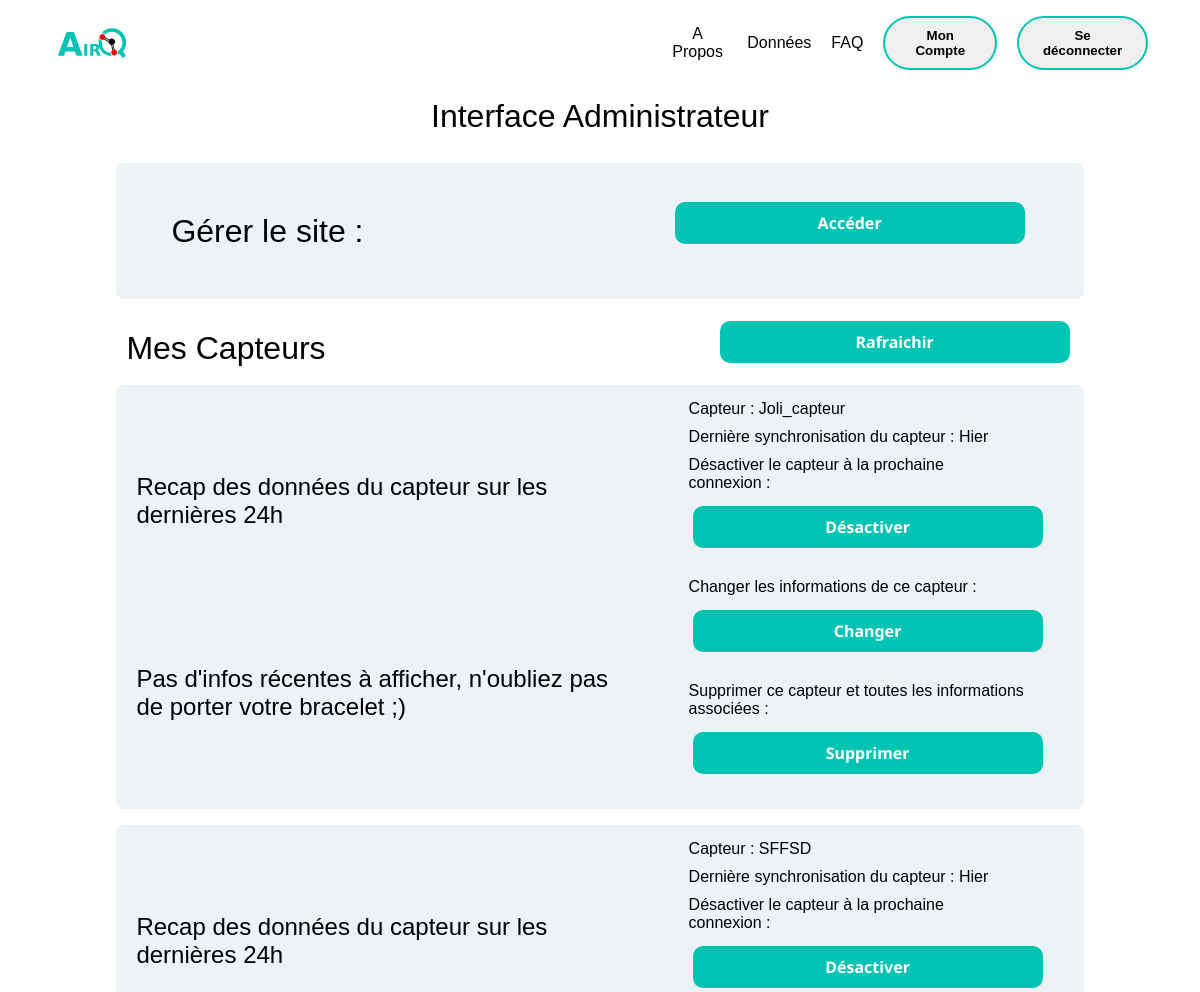
Before: /moncompte/ (signed in, upper part) with the older database file.
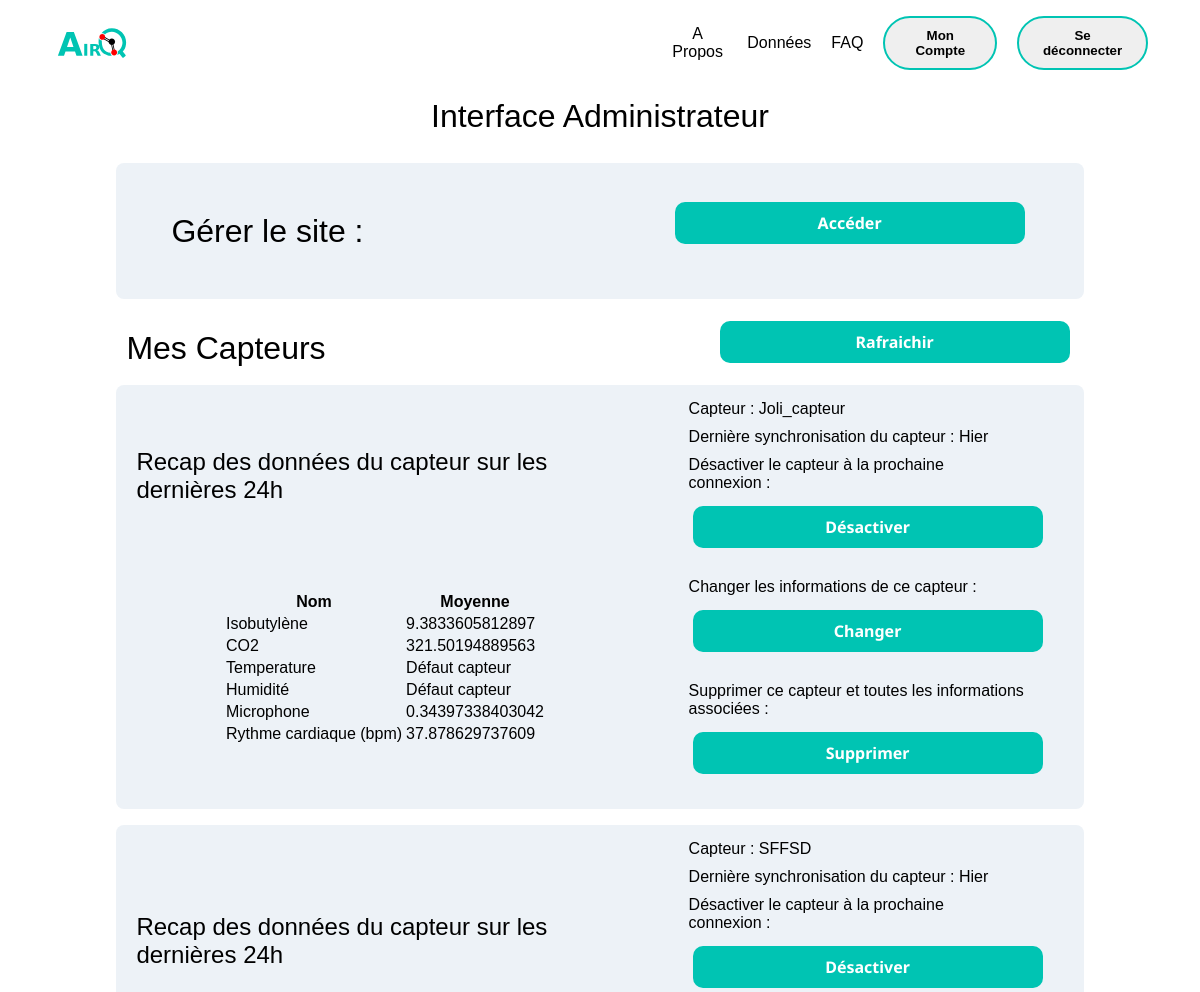
After: the same page with the newer database file.
### tables this page shows
CREATE TABLE `capteurs` (
  `id_sql` int(11) NOT NULL,
  `id` text NOT NULL,
  `status` int(11) NOT NULL,
  `owner` int(11) DEFAULT NULL,
  `name` text NOT NULL
);

### app/core/Controller.php (called while the page is built, shortened)
<?php
class Controller
{
    public function view($view, $data = [])
    {
        require_once '../app/views/' . $view . '.php';
    }
}

### app/core/App.php (called while the page is built, shortened)
<?php
class App
{
    protected $method = 'index';
    public function __construct()
    {
        $url = $this->parseUrl();
        if (isset($url[0]) && file_exists('../app/controllers/' .  $url[0] . '.php')) {
            $this->controller = $url[0];
            unset($url[0]);
        }
        $this->controller = new $this->controller;
        $this->params = $url ? array_values($url) : [];
        call_user_func_array([$this->controller, $this->method], $this->params);
    }
    public function parseURL()
    {
        if (isset($_GET['url'])) {
            return explode('/', filter_var(rtrim($_GET['url'], '/'), FILTER_SANITIZE_URL));
        }
    }
}

### public/index.php (called while the page is built, shortened)
<?php
$app = new App;

### app/models/Database.php (called while the page is built, shortened)
<?php
class Database
{
    protected $db;
    protected $results;
    public function connect()
    {
        $dbuser = getenv('DB_USERNAME');
        $dbpass =  getenv("DB_PASSWORD");
        $dbport = getenv('DB_PORT');
        $dbname =  getenv("DB_NAME");
        $dbhost =  getenv("DB_HOST");
        $this->db = new mysqli($dbhost . ":" . $dbport, $dbuser, $dbpass, $dbname) or die("Connect failed: %s\n" . $this->db->error);
    }
    public function select_fields($selected_fields, $table, $where_column, $where_value)
    {
        $stmt = mysqli_prepare($this->db, "SELECT " . implode(", ", $selected_fields) . " FROM $table WHERE $where_column=?");
        mysqli_stmt_bind_param($stmt, "s", $where_value);
        mysqli_stmt_execute($stmt);
        $result = $stmt->get_result();
        $rows = $result->fetch_all(MYSQLI_ASSOC);
        $this->results = $rows;
    }
    public function getLastDay($id)
    {
        $query = "SELECT * FROM `capteurs_raw` WHERE `time` > UNIX_TIMESTAMP() - 86400 AND `capteur_id` = ? ORDER BY `time` DESC;";
        $stmt = mysqli_prepare($this->db, $query);
        $stmt->bind_param("s", $id);
        $stmt->execute();
        $rarray = [];
        $result = $stmt->get_result();
        $rows = $result->fetch_all(MYSQLI_ASSOC);
        foreach ($rows as $row) {
            array_push($rarray, $row);
        }
        $this->results = $rarray;
    }
    public function return_list()
    {
        return $this->results;
    }
}

### app/views/moncompte/index.php (the view, shortened to what the changed rows need)
<?php
$css = "/css/";
?>
<link rel="stylesheet" href="<?= $css ?>moncompte.css">
<link rel="stylesheet" href="https://cdnjs.cloudflare.com/ajax/libs/font-awesome/6.2.0/css/all.min.css" />
<html>
<body>
   <div class="flex">
      <div class="big-fb">
         <?php
         foreach ($data["capteurs"] as  $capteur) {
         ?><div class="mid-mid-fb">
               <div class="diagram">
                  <div class="ajout_text">
                     Recap des données du capteur sur les dernières 24h
                  </div>
                  <div class="results">
                     <?php if (isset($capteur["data"])): ?>
                           <table>
                              <tr>
                                 <th>Nom</th>
                                 <th>Moyenne</th>
                              </tr>
                              <?php foreach ($capteur["data"] as $category => $average): ?>
                                 <tr>
                                    <td><?php if($category == "tmp"){
                                       echo "Temperature";
                                    } else if($category == "ISO"){
                                       echo "Isobutylène";
                                    } else if ($category == "hum"){
                                       echo "Humidité";
                                    } else if ($category == "mic"){
                                       echo "Microphone";
                                    } else if ($category == "hrt"){
                                       echo "Rythme cardiaque (bpm)";
                                    }else{
                                    echo $category;}
                                     ?></td>
                                    <td>
                                 <?php if($category == "tmp" || $category == "hum" ){
                                       echo "Défaut capteur";
                                    } else if ($category == "ISO" || $category == "mic"){
                                       echo $average/100;
                                    } else if ($category == "CO2"){
                                       echo $average/10;
                                    } else if ($category == "hrt"){
                                       echo $average/100;
                                    }else{
                                    echo $category;}?></td>
                                 </tr>
                              <?php endforeach; ?>
                              </table>
                              <?php else: ?>
                                 <score class=' result_text_empty'>Pas d'infos récentes à afficher, n'oubliez pas de porter votre bracelet ;)</score>
                              <?php endif; ?>
                  </div>
               </div>
               <div class="mid-fb">
                  <div class="mini-fb">
                     Capteur :
                     <?php if (!isset($capteur["name"]) || $capteur["name"] == "") {
                        echo $capteur["id"];
                     } else {
                        echo $capteur["name"];
                     } ?>
                  </div>
                  <div class="mini-fb">
                     Dernière synchronisation du capteur&nbsp: Hier
                  </div>
                  <div class="mini-fb">
                     <?php if (isset($capteur["status"]) && $capteur["status"] == 1) {
                        echo "Désactiver le capteur à la prochaine connexion&nbsp:";
                     } else {
                        echo "Activer le capteur à la prochaine connexion&nbsp:";
                     } ?>
                  </div>
                  <div class="mini-fb">
                     <form action="/moncompte/togglecapteur" method="POST">
                        <button type="submit" name="submit" class="button">
                           <?php if (isset($capteur["status"]) && $capteur["status"] == 1) {
                           ?><input type="hidden" name="status" value="<?= $capteur["status"] ?> ">
                           <?php
                              echo "Désactiver";
                           } else {
                              echo "Activer";
                           } ?></button>
                     </form>
                  </div>
                  <div class="mini-fb">
                     Changer les informations de ce capteur&nbsp:
                  </div>
                  <div class="mini-fb">
                     <form action="/moncompte/editcapteur" method="POST">
                        <button type="submit" name="submit" class="button">Changer</button>
                     </form>
                  </div>
                  <div class="mini-fb">
                     Supprimer ce capteur et toutes les informations associées&nbsp:
                  </div>
                  <div class="mini-fb">
                     <form action="/moncompte/delcapteur" method="POST">
                        <button type="submit" name="submit" class="button">Supprimer</button>
                     </form>
                  </div>
               </div>
            </div>
         <?php } ?>
      </div>
</body>
</html>

Changed rows visible on the page:
changed capteurs "Joli_capteur": text "Pas d'infos récentes à afficher, n'oubliez pas de porter votre bracelet ;)" → "Nom Moyenne"
Other visible differences:
new list line: "Isobutylène 9.3833605812897"
new list line: "CO2 321.50194889563"
new list line: "Temperature Défaut capteur"
new list line: "Humidité Défaut capteur"
new list line: "Microphone 0.34397338403042"
new list line: "Rythme cardiaque (bpm) 37.878629737609"
